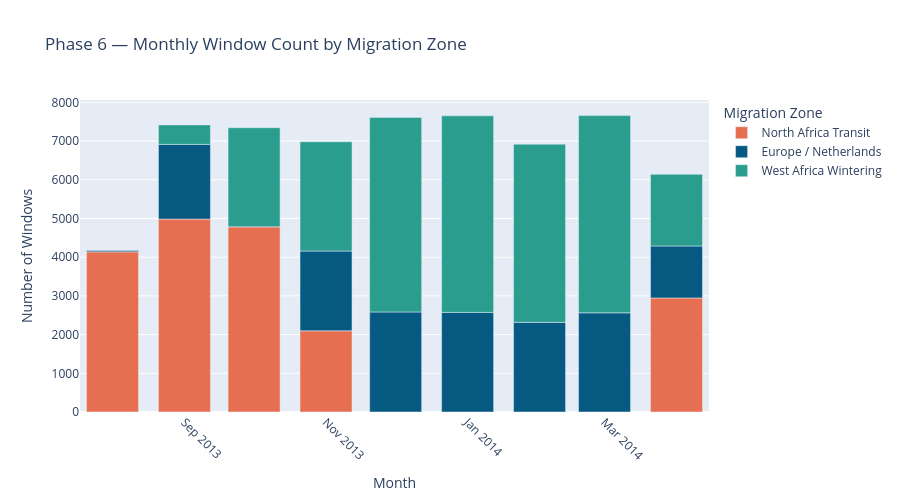

Notebook cell for this chart:
### Markdown cell above
## Step 12 — Visualisation: Window Timeline

### Code cell
df_sequence['date_time_plot'] = pd.to_datetime(df_sequence['date_time'])
df_sequence['month_year'] = df_sequence['date_time_plot'].dt.to_period('M').astype(str)

monthly_target = df_sequence.groupby(['month_year', 'target']).size().reset_index(name='count')
monthly_target['label'] = monthly_target['target'].map(cluster_labels)

fig = px.bar(
    monthly_target,
    x='month_year',
    y='count',
    color='label',
    color_discrete_sequence=['#E76F51', '#065A82', '#2A9D8F'],
    title='Phase 6 — Monthly Window Count by Migration Zone',
    labels={'month_year': 'Month', 'count': 'Number of Windows', 'label': 'Migration Zone'}
)
fig.update_layout(height=500, xaxis_tickangle=45)
fig.show()
fig.write_html('phase6_timeline.html')

### Figure 1 — Plotly figure (JSON) as saved in the notebook; plotly's stock layout.template omitted (floating-point values rounded to 4 significant figures)
{"data": [{"hovertemplate": "Migration Zone=North Africa Transit<br>Month=%{x}<br>Number of Windows=%{y}<extra></extra>", "legendgroup": "North Africa Transit", "marker": {"color": "#E76F51", "pattern": {"shape": ""}}, "name": "North Africa Transit", "orientation": "v", "showlegend": true, "textposition": "auto", "type": "bar", "x": ["2013-08", "2013-09", "2013-10", "2013-11", "2014-04"], "xaxis": "x", "y": [4138, 4985, 4784, 2098, 2947], "yaxis": "y"}, {"hovertemplate": "Migration Zone=Europe / Netherlands<br>Month=%{x}<br>Number of Windows=%{y}<extra></extra>", "legendgroup": "Europe / Netherlands", "marker": {"color": "#065A82", "pattern": {"shape": ""}}, "name": "Europe / Netherlands", "orientation": "v", "showlegend": true, "textposition": "auto", "type": "bar", "x": ["2013-08", "2013-09", "2013-11", "2013-12", "2014-01", "2014-02", "2014-03", "2014-04"], "xaxis": "x", "y": [33, 1930, 2062, 2585, 2574, 2317, 2563, 1343], "yaxis": "y"}, {"hovertemplate": "Migration Zone=West Africa Wintering<br>Month=%{x}<br>Number of Windows=%{y}<extra></extra>", "legendgroup": "West Africa Wintering", "marker": {"color": "#2A9D8F", "pattern": {"shape": ""}}, "name": "West Africa Wintering", "orientation": "v", "showlegend": true, "textposition": "auto", "type": "bar", "x": ["2013-09", "2013-10", "2013-11", "2013-12", "2014-01", "2014-02", "2014-03", "2014-04"], "xaxis": "x", "y": [504, 2562, 2823, 5028, 5078, 4604, 5096, 1851], "yaxis": "y"}], "layout": {"barmode": "relative", "height": 500, "legend": {"title": {"text": "Migration Zone"}, "tracegroupgap": 0}, "title": {"text": "Phase 6 — Monthly Window Count by Migration Zone"}, "xaxis": {"anchor": "y", "domain": [0, 1], "tickangle": 45, "title": {"text": "Month"}}, "yaxis": {"anchor": "x", "domain": [0, 1], "title": {"text": "Number of Windows"}}}}
